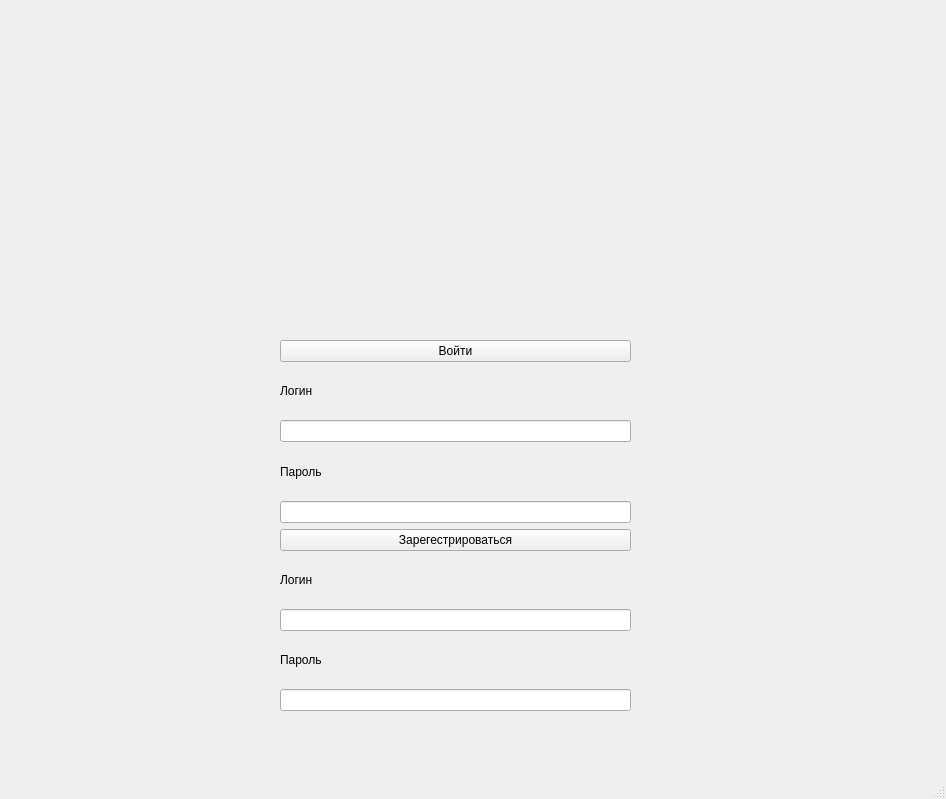
<?xml version="1.0" encoding="UTF-8"?>
<ui version="4.0">
 <class>MainWindow</class>
 <widget class="QMainWindow" name="MainWindow">
  <property name="geometry">
   <rect>
    <x>0</x>
    <y>0</y>
    <width>946</width>
    <height>799</height>
   </rect>
  </property>
  <property name="windowTitle">
   <string>MainWindow</string>
  </property>
  <widget class="QWidget" name="centralwidget">
   <widget class="QLabel" name="label">
    <property name="geometry">
     <rect>
      <x>360</x>
      <y>120</y>
      <width>181</width>
      <height>161</height>
     </rect>
    </property>
    <property name="text">
     <string/>
    </property>
   </widget>
   <widget class="QWidget" name="verticalLayoutWidget">
    <property name="geometry">
     <rect>
      <x>280</x>
      <y>340</y>
      <width>351</width>
      <height>371</height>
     </rect>
    </property>
    <layout class="QVBoxLayout" name="verticalLayout">
     <item>
      <widget class="QPushButton" name="pushButton">
       <property name="text">
        <string>Войти</string>
       </property>
      </widget>
     </item>
     <item>
      <widget class="QLabel" name="label_2">
       <property name="text">
        <string>Логин</string>
       </property>
      </widget>
     </item>
     <item>
      <widget class="QLineEdit" name="lineEdit"/>
     </item>
     <item>
      <widget class="QLabel" name="label_3">
       <property name="text">
        <string>Пароль</string>
       </property>
      </widget>
     </item>
     <item>
      <widget class="QLineEdit" name="lineEdit_2"/>
     </item>
     <item>
      <widget class="QPushButton" name="pushButton_2">
       <property name="text">
        <string>Зарегестрироваться</string>
       </property>
      </widget>
     </item>
     <item>
      <widget class="QLabel" name="label_4">
       <property name="text">
        <string>Логин</string>
       </property>
      </widget>
     </item>
     <item>
      <widget class="QLineEdit" name="lineEdit_3"/>
     </item>
     <item>
      <widget class="QLabel" name="label_5">
       <property name="text">
        <string>Пароль</string>
       </property>
      </widget>
     </item>
     <item>
      <widget class="QLineEdit" name="lineEdit_4"/>
     </item>
    </layout>
   </widget>
  </widget>
  <widget class="QMenuBar" name="menubar">
   <property name="geometry">
    <rect>
     <x>0</x>
     <y>0</y>
     <width>946</width>
     <height>26</height>
    </rect>
   </property>
  </widget>
  <widget class="QStatusBar" name="statusbar"/>
 </widget>
 <resources/>
 <connections/>
</ui>
